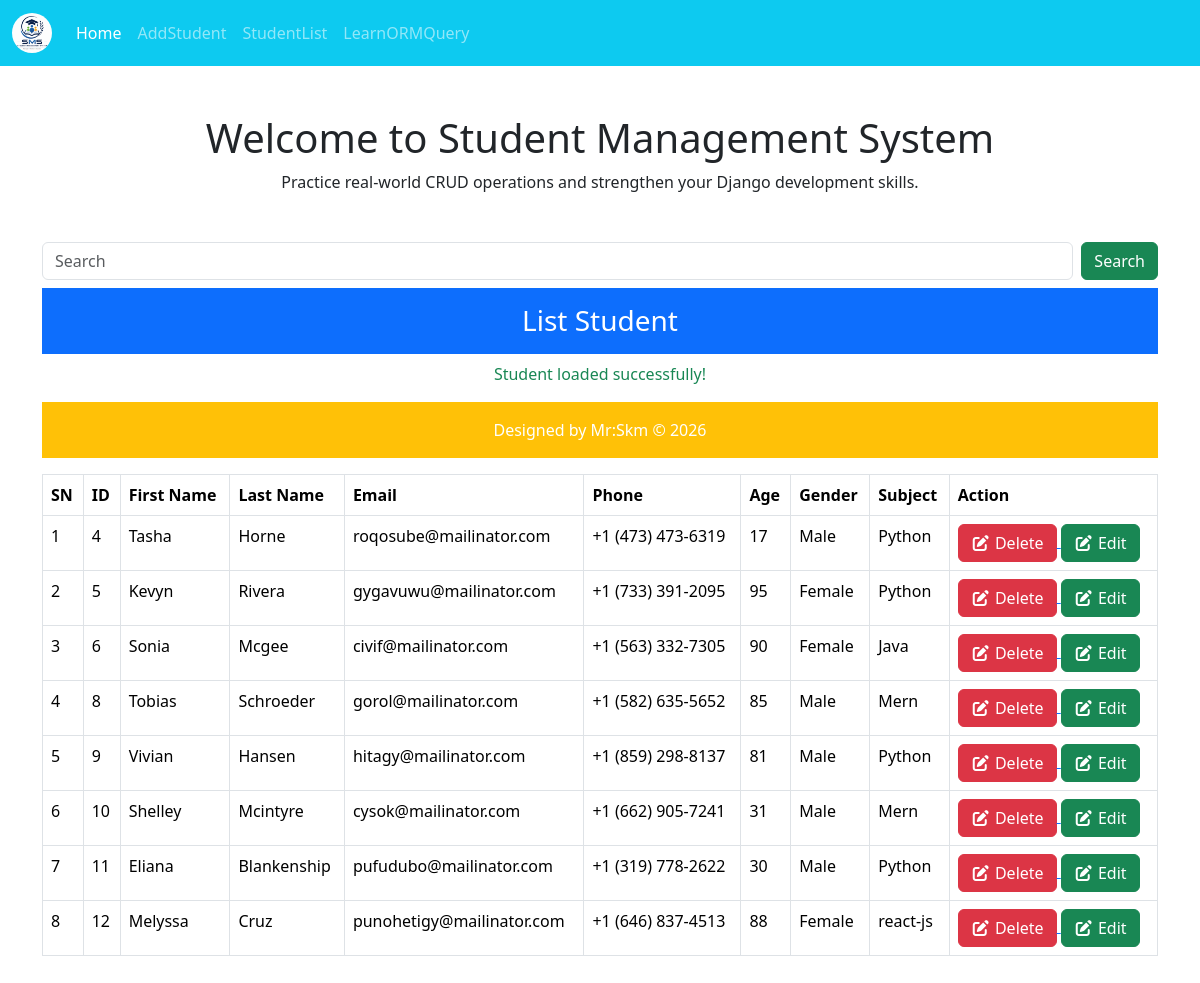
/studentList/, run on the app's committed database.
### crud_app/models.py (models this page shows)
class Student(models.Model):
    first_name = models.CharField(max_length=100)
    last_name = models.CharField(max_length=100)
    email = models.EmailField(unique=True)
    phone_number = models.CharField(max_length=15)
    age = models.PositiveIntegerField()
    GENDER_CHOICES = [
    ("male", "Male"),
    ("female", "Female"),
    ("other", "Others")
    ]
    SUBJECT_CHOICES = [
        ("java", "Java"),
        ("python", "Python"),
        ("mern", "Mern"),
        ("react", "React"),
    ]
    gender = models.CharField(max_length=6, choices=GENDER_CHOICES, default="male")
    subjects = models.CharField(max_length=20, choices=SUBJECT_CHOICES)
    bio = models.TextField()
    class Meta:
        db_table = 'student'

### crud_app/views.py (the view)
# urls.py: path('studentList/',studentList, name='student_list'),
def studentList(request):
    searched = request.GET.get("searched", "")
    if searched:
        student = (
            Student.objects.filter(first_name__icontains=searched)|
            Student.objects.filter(last_name__icontains=searched)|
            Student.objects.filter(email__icontains=searched)|
            Student.objects.filter(age__icontains=searched)|
            Student.objects.filter(phone_number__icontains=searched)
        ).distint()
    else:
        student =Student.objects.all()
    '''if searched:
            student = Student.objects.filter(
            Q(first_name__icontains=searched) |
            Q(last_name__icontains=searched) |
            Q(email__icontains=searched) |
            Q(age__icontains=searched) |
            Q(phone_number__icontains=searched)
            )'''
    print(student)
    return render(request,"pages/studentList.html",{"stud":student})

### crud_app/templates/pages/studentList.html (shortened to what this page needs)
{% extends "base.html" %}
{% block content %}
    <div class="container my-3">
        <div class="row justify-content-center">
            <div class="col-12">
                <form method="GET" action="" class="d-flex mb-2" role="search">
                    <input class="form-control me-2" name="searched" type="search"
                        placeholder="Search" aria-label="Search">
                    <button class="btn btn-success" type="submit">Search</button>
                </form>
            </div>
            <div class="col-12">
                <h3 class="bg-primary text-center text-white py-3">List Student</h3>
                <p class="text-center text-success">Student loaded successfully!</p>
                <table class="table table-bordered table-hover">
                    <thead>
                        <tr>
                            <th>SN</th>
                            <th>ID</th>
                            <th>First Name</th>
                            <th>Last Name</th>
                            <th>Email</th>
                            <th>Phone</th>
                            <th>Age</th>
                            <th>Gender</th>
                            <th>Subject</th>
                            <th>Action</th>
                        </tr>
                    </thead>
                    <tbody>
                        {% for student in stud %}
                        <tr>
                            <td>{{ forloop.counter }}</td>
                            <td>{{ student.id }} </td>
                            <td>{{ student.first_name }} </td>
                            <td>{{ student.last_name }} </td>
                            <td>{{ student.email }} </td>
                            <td>{{ student.phone_number }} </td>
                            <td>{{ student.age }} </td>
                            <td>{{ student.get_gender_display }} </td>
                            <td>{{ student.get_subjects_display }}</td>
                    <td>
                    <a href="{% url "delete_student" student.id %}">
                        <button class="btn btn-danger">
                            <i class = "fa-solid fa-pen-to-square"></i>
                            Delete</button>
                    </a>
                    <a href="{% url "edit_student" student.id %}">
                        <button class="btn btn-success">
                            <i class = "fa-solid fa-pen-to-square"></i>
                            Edit</button>
                    </a>
                </td>
         </tr>
                    </tbody>
                    {% endfor %}
{% endblock content %}

### crud_app/templates/base.html (shortened to what this page needs)
<!DOCTYPE html>
<html lang="en">
<head>
    {% load static %}
    <link href="https://cdn.jsdelivr.net/npm/bootstrap@5.3.8/dist/css/bootstrap.min.css" rel="stylesheet">
    <link rel="stylesheet"
        href="https://cdnjs.cloudflare.com/ajax/libs/font-awesome/7.0.1/css/all.min.css">
</head>
<body>
    <nav class="navbar navbar-expand-lg bg-info navbar-dark">
        <div class="container-fluid">
            <a class="navbar-brand" href="">
                <img src="{% static "images/sms.png" %}" alt="Logo"
                    style="height:40px; width:40px; border-radius:60%;">
            </a>
            <div class="collapse navbar-collapse" id="navbarSupportedContent">
                <ul class="navbar-nav me-auto mb-2 mb-lg-0">
                    <li class="nav-item"><a class="nav-link active" href="{% url 'index_page' %}">
                            Home
                        </a>
                    </li>
                    <li class="nav-item"> <a class="nav-link" href="{% url 'add_student' %}">
                            AddStudent
                        </a>
                    </li>
                    <li class="nav-item"> <a class="nav-link" href="{% url 'student_list' %}">
                            StudentList
                        </a>
                    </li>
                    <li class="nav-item"> <a class="nav-link" href="">
                            LearnORMQuery
                        </a>
                    </li>
                </ul>
            </div>
        </div>
    </nav>
    <div class="container my-5">
        <h1 class="text-center">
            Welcome to Student Management System
        </h1>
        <p class="text-center">
            Practice real-world CRUD operations and strengthen your Django development skills.
        </p>
    </div>
{% block content %}
{% endblock content %}
    <footer>
        <p class="bg-warning text-center text-white py-3">
            Designed by Mr:Skm © 2026
        </p>
    </footer>
</body>
</html>

### data on the page
Student: id "4", first_name "Tasha", last_name "Horne", email "roqosube@mailinator.com", phone_number "+1 (473) 473-6319", age "17", gender "Male", subjects "Python"
Student: id "5", first_name "Kevyn", last_name "Rivera", email "gygavuwu@mailinator.com", phone_number "+1 (733) 391-2095", age "95", gender "Female", subjects "Python"
Student: id "6", first_name "Sonia", last_name "Mcgee", email "civif@mailinator.com", phone_number "+1 (563) 332-7305", age "90", gender "Female", subjects "Java"
Student: id "8", first_name "Tobias", last_name "Schroeder", email "gorol@mailinator.com", phone_number "+1 (582) 635-5652", age "85", gender "Male", subjects "Mern"
Student: id "9", first_name "Vivian", last_name "Hansen", email "hitagy@mailinator.com", phone_number "+1 (859) 298-8137", age "81", gender "Male", subjects "Python"
Student: id "10", first_name "Shelley", last_name "Mcintyre", email "cysok@mailinator.com", phone_number "+1 (662) 905-7241", age "31", gender "Male", subjects "Mern"
Student: id "11", first_name "Eliana", last_name "Blankenship", email "pufudubo@mailinator.com", phone_number "+1 (319) 778-2622", age "30", gender "Male", subjects "Python"
Student: id "12", first_name "Melyssa", last_name "Cruz", email "punohetigy@mailinator.com", phone_number "+1 (646) 837-4513", age "88", gender "Female", subjects "react-js"
